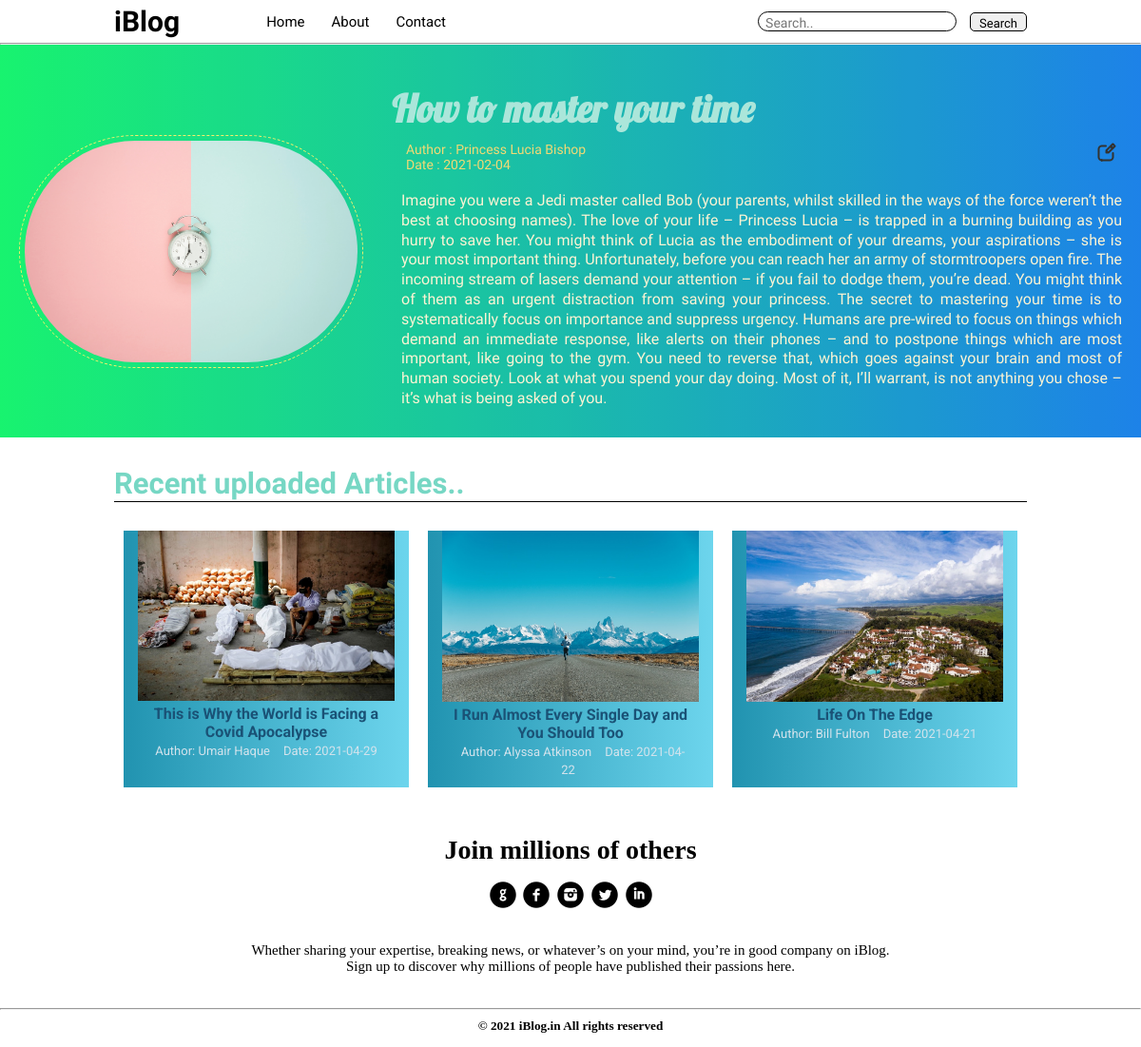
Page /blog.php?id=3 on the committed database.
### tables this page shows
CREATE TABLE `blogger` (
  `id` int(11) NOT NULL,
  `author` text NOT NULL,
  `publish` date NOT NULL,
  `title` text NOT NULL,
  `content` longtext NOT NULL
);

### blog.php (the view, shortened to what this page needs)
<!DOCTYPE html>
<html lang="en">
<head>
    <link rel="stylesheet" href="css/style.css">
    <link rel="stylesheet" href="css/util.css">
    <link rel="stylesheet" href="css/blogpost.css">
    <link rel="stylesheet" href="css/mobile.css">
    <?php include 'connection.php'; ?>
</head>
<body>
    <nav class="navigation max-width-1 m-auto">
        <div class="nav-left">
            <span>iBlog</span>
            <ul>
                <li><a href="index.php">Home</a></li>
                <li><a href="about.php">About</a></li>
                <li><a href="contact.php">Contact</a></li>
            </ul>
        </div>
        <div class="nav-right">
        <form action="search.php" method="GET">
                <input class="form-input" type="text" name="find" placeholder="Search..">
                <input class="btn" type="submit" value="Search" name="query">
            </form>
        </div>
    </nav>
    <hr>
    <div class="post-img  m-auto">
    <?php
        if(isset($_REQUEST['id'])){
        $id=$_REQUEST['id'];
        $sql="select * from blogger where id=$id";
        $query=mysqli_query($con,$sql);
    }?>
        <div class="contents">
        <?php
        foreach($query as $q){?>
            <div class="contents-left">
                <img src="img/<?php echo $q['id'];?>.png" alt="img">
            </div>
            <div class="contents-right">
                <h1><?php echo $q['title'];?></h1>
                <div class="author-name font3">
                    <div>Author : <?php echo $q['author'];?> <br>
                        Date : <?php echo $q['publish'];?></div>
                    <div><a href="update.php?id=<?php echo $q['id'];?>"><img src="img/edit.png" alt="img"></a></div>
                </div>
                <p>
                <?php echo $q['content'];?>
                </p>
            </div>
            <?php } ?>
        </div>
    </div>
    <div class="home-articles1 max-width-1 m-auto font3">
        <h2>Recent uploaded Articles..</h2>
        <div class="row">
        <?php
                $selectquery="SELECT * FROM blogger order by publish desc limit 3";
                $query=mysqli_query($con,$selectquery);
                while($res=mysqli_fetch_array($query)){
            ?>
            <div class="home-article1">
                <div class="article-img">
                    <img src="img/<?php echo $res['id'];?>.png" alt="img">
                </div>
                <div class="article-content1 font2">
                    <a href="blog.php?id=<?php echo $res['id'];?>">
                        <h4><?php echo $res['title'];?></h4>
                    </a>
                    <span>Author: <?php echo $res['author'];?></span>
                    <span>Date: <?php echo $res['publish'];?></span>
                </div>
            </div>
            <?php
                }
            ?>
        </div>
    </div>
    <div class="footer max-width-2 m-auto my-2">
        <h2>Join millions of others</h2>
        <p>
            <a href="https://www.google.com/"><img src="img/google.png" alt=""></a>
            <a href="https://www.facebook.com/"><img src="img/face.png" alt=""></a>
            <a href="https://www.instagram.com/"><img src="img/insta.png" alt=""></a>
            <a href="https://twitter.com/?logout=1617701369361"><img src="img/twitter.png" alt=""></a>
            <a href="https://in.linkedin.com/"><img src="img/linkedin.png" alt=""></a>
        </p>
        <p>Whether sharing your expertise, breaking news, or whatever’s on your mind, you’re in good company on iBlog.
            <br>
            Sign up to discover why millions of people have published their passions here.
        </p>
    </div>
    <hr>
    <div style="height: 30px; padding-top: 9px; text-align: center;">
        <h5> &copy 2021 iBlog.in All rights reserved</h5>
    </div>
</body>
</html>

### css/style.css (style rules this page uses)
* { margin: 0px; padding: 0px; }
.navigation { font-family: var(--font1); display: flex; justify-content: space-between; align-items: center; padding: 5px 0; }
.nav-left { font-size: 20px; display: flex; }
.nav-left span { font-weight: bold; font-size: 30px; }
.nav-left ul { display: flex; align-items: center; font-size: 15px; margin: 0 77px; }
.nav-left ul li { list-style: none; margin: 0 14px; font-family: var(--font2); }
.nav-left ul li a { text-decoration: none; color: black; }
.footer { display: flex; align-items: center; justify-content: center; color: black; flex-direction: column; padding-bottom: 10px; }
.footer h2 { margin-top: 0px; padding-top: 20px; font-size: 28px; font-family:Lucida Sans }
.footer p { padding: 15px 0px; font-family:Cambria; font-size: 15px; text-align: center; }

### css/util.css (style rules this page uses)
:root { --main-bg-color:brown; --font1:'Baloo Bhaina 2', cursive; --font2:'Roboto', sans-serif; --font3:'Changa', sans-serif; --font4:'Lobster',cursive; --font5:'Courgette', cursive; }
.font2 { font-family: var(--font2); }
.font3 { font-family: var(--font3); }
.max-width-1 { max-width: 80vw; }
.max-width-2 { max-width: 60vw; }
.m-auto { margin: auto; }
.my-2 { margin-top: 10px; margin-bottom: 10px; }
.btn { padding: 0px 9px; padding-top: 3px; border: 1.5px solid black; border-radius: 5px; font-family: var(--font1); font-size: 13px; cursor: pointer; transition: all 0.3s ease-in-out; outline: none; }
.form-input { padding: 0px 7px; padding-top: 3px; font-size: 14px; border: 1.5px solid black; border-radius: 14px; margin: 0 10px; font-family: var(--font1); outline: none; }

### css/blogpost.css (style rules this page uses)
.post-img { overflow: hidden; margin: auto; background: linear-gradient(to right, #00f260, #0575e6); opacity: 0.9; }
.home-articles1 h2 { margin-top: 30px; font-size: 31px; border-bottom: 1px solid black ; color: rgb(118, 215, 196); }
.row { margin:20px auto ; display: flex; }
.home-article1 { padding-bottom: 10px; width: 33%; text-align: center; background: linear-gradient(to right, #2193b0, #6dd5ed); margin: 10px; transition: all 0.3s ease-in-out; }
.home-article1 img { width: 270px; }
.home-article1 span { padding: 5px; font-size: 13px; color: rgb(211, 227, 236); }
.article-content1 { align-self: center; padding: 0px 25px; }
.article-content1 a { text-decoration: none; color:rgb(26, 82, 118); }
.contents-right { font-family: var(--font1); display: flex; flex-direction: column; justify-content: center; padding:10px ; }
.contents-right h1 { font-size: 40px; font-family: var(--font4); padding: 10px 0px; color: rgb(163, 228, 215); }
.contents-right p { line-height: 1.3; padding: 20px 10px; color: rgb(252, 243, 207); text-align: justify; }
.contents-left { display: flex; flex-direction:column; align-items: center; justify-content: center; }
.contents-left img { margin: 20px ; width: 350px; border: 1px dashed rgb(241, 239, 93); border-radius: 200px; padding: 5px; }
.contents { display: flex; margin: auto; margin-top: 22px; }
.author-name { display: flex; justify-content: space-between; }
.author-name div { color: rgb(241, 214, 102); padding: 0px 15px; font-size: 14px; }

### rows in the picture
blogger: title "How to master your time", author "Princess Lucia Bishop", publish "2021-02-04", content "Imagine you were a Jedi master called Bob (your parents, whilst skilled in the ways of the force weren’t the best at choosing names). The love of your life – Princess Lucia – is trapped in a burning building as you hurry to save her. You might think of Lucia as the embodiment of your dreams, your aspirations – she is your most important thing. Unfortunately, before you can reach her an army of stormtroopers open fire. The incoming stream of lasers demand your attention – if you fail to dodge them, you’re dead. You might think of them as an urgent distraction from saving your princess. The secret to mastering your time is to systematically focus on importance and suppress urgency. Humans are…"
blogger: shows a picture, title "This is Why the World is Facing a Covid Apocalypse", author "Umair Haque", publish "2021-04-29"
blogger: shows a picture, title "I Run Almost Every Single Day and You Should Too", author "Alyssa Atkinson", publish "2021-04-22"
blogger: shows a picture, title "Life On The Edge", author "Bill Fulton", publish "2021-04-21"
